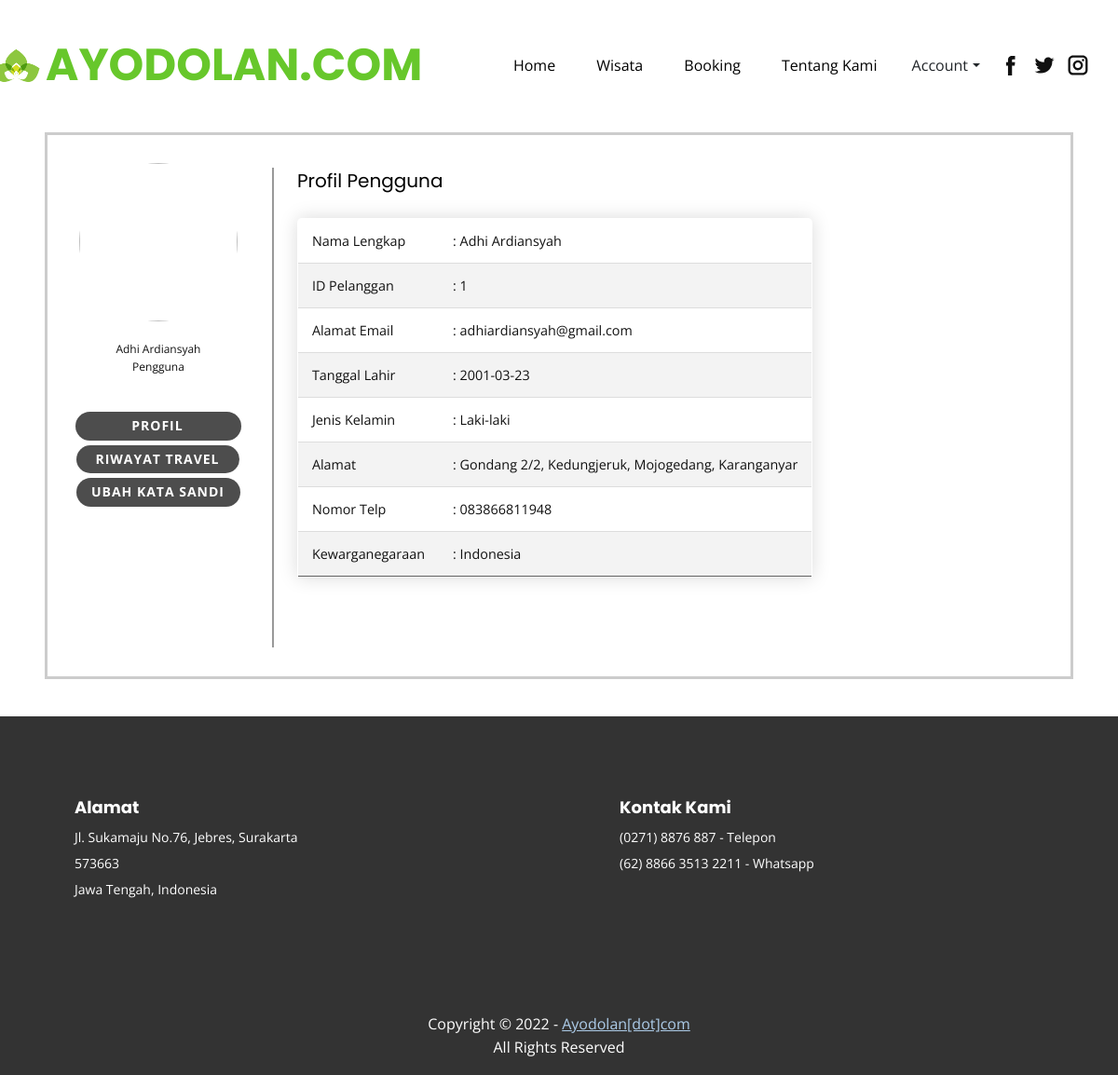
Screenshot of /ayodolan/profile.php (signed in) with the database file from the repository.
### tables this page shows
CREATE TABLE `pendaftaran` (
  `id_pelanggan` int(8) NOT NULL,
  `email_pelanggan` varchar(50) NOT NULL,
  `nama_pelanggan` varchar(30) NOT NULL,
  `tglLahir_pelanggan` date NOT NULL,
  `kelamin_pelanggan` varchar(9) NOT NULL,
  `alamat_pelanggan` text NOT NULL,
  `telp_pelanggan` varchar(14) NOT NULL,
  `kewarganegaraan` varchar(20) NOT NULL,
  `kataSandi_pelanggan` varchar(255) NOT NULL
);

### ayodolan/profile.php (the view, shortened to what this page needs)
<!DOCTYPE html>
<html style="font-size: 16px;">
  <head>
    <link rel="stylesheet" href="css/nicepage.css" media="screen">
    <link rel="stylesheet" href="css/profile.css" media="screen">
    <link rel="stylesheet" href="https://cdn.jsdelivr.net/npm/bootstrap@4.5.3/dist/css/bootstrap.min.css">
    <link rel="stylesheet" href="https://stackpath.bootstrapcdn.com/font-awesome/4.7.0/css/font-awesome.min.css">
    <link rel="stylesheet" href="css/style.css">
  </head>
  <body class="u-body"><header class="u-align-center-sm u-align-center-xs u-clearfix u-header u-header" id="sec-941d"><div class="u-clearfix u-sheet u-valign-middle u-sheet-1">
        <a href="index.php" data-page-id="11901401" class="u-image u-logo u-image-1" data-image-width="150" data-image-height="150" title="Homepage">
          <img src="images/11901401-0.png" class="u-logo-image u-logo-image-1" data-image-width="63">
        </a>
        <div class="u-social-icons u-spacing-10 u-social-icons-1">
          <a class="u-social-url" target="_blank" href="#"><span class="u-icon u-icon-circle u-social-facebook u-social-type-logo u-icon-1"><svg class="u-svg-link" preserveAspectRatio="xMidYMin slice" viewBox="0 0 112 112"><use xmlns:xlink="http://www.w3.org/1999/xlink" xlink:href="#svg-1bdd"></use></svg></span>
          </a>
          <a class="u-social-url" target="_blank" href="#"><span class="u-icon u-icon-circle u-social-twitter u-social-type-logo u-icon-2"><svg class="u-svg-link" preserveAspectRatio="xMidYMin slice" viewBox="0 0 112 112"><use xmlns:xlink="http://www.w3.org/1999/xlink" xlink:href="#svg-da0f"></use></svg></span>
          </a>
          <a class="u-social-url" target="_blank" href="#"><span class="u-icon u-icon-circle u-social-instagram u-social-type-logo u-icon-3"><svg class="u-svg-link" preserveAspectRatio="xMidYMin slice" viewBox="0 0 112 112"><use xmlns:xlink="http://www.w3.org/1999/xlink" xlink:href="#svg-7368"></use></svg></span>
          </a>
        </div>
          <?php
            include('menu.php');
          ?>
        <h1 class="u-text u-text-custom-color-1 u-text-default u-title u-text-1">
          <a class="u-active-none u-border-none u-btn u-button-link u-button-style u-hover-none u-none u-text-custom-color-1 u-btn-1" href="index.php" data-page-id="11901401">AYODOLAN.COM</a>
        </h1>
      </div></header>
    <section class="u-clearfix u-section-1" id="sec-3762">
      <div class="u-clearfix u-sheet u-sheet-1" style="width: auto; padding-left:4%; padding-right:4%;">
        <div class="u-clearfix u-expanded-width u-layout-wrap u-layout-wrap-1">
          <div class="u-layout">
            <div class="u-layout-row" style="border: solid 3px #CCC;">
              <div class="u-align-left u-container-style u-expand-resize u-layout-cell u-left-cell u-shape-rectangle u-size-13 u-layout-cell-1">
                <div class="u-container-layout u-container-layout-1">
                  <img src="ayodolan-admin/admin/images/user-2-icon.png" alt="" class="u-image u-image-circle u-preserve-proportions u-image-1" style="width: 170px; height:170px;">
                  <div class="user" style="font-size:12px">
                    <p align="center">
                    <?php
                      require('config.php');
                      $sql = "SELECT * FROM pendaftaran WHERE id_pelanggan='$_SESSION[id_pelanggan]'";
                      $result = mysqli_query($conn, $sql);
                      if($result->num_rows > 0) {
                        while($row = $result -> fetch_assoc()){
                            echo $row["nama_pelanggan"] ."<br>";
                            echo "Pengguna";
                        }
                      }
                    ?><br><br>
                    </p>
                  </div>
                  <a href="profile.php" class="u-btn u-btn-round u-button-style u-grey-70 u-hover-grey-50 u-radius-50 u-btn-1" style="margin-top:5px">PROFIL</a>
                  <a href="riwayat-perjalanan.php" class="u-btn u-btn-round u-button-style u-grey-70 u-hover-grey-50 u-radius-50 u-btn-2">RIWAYAT TRAVEL</a>
                  <a href="ubah-katasandi.php" class="u-btn u-btn-round u-button-style u-grey-70 u-hover-grey-50 u-radius-50 u-btn-3">UBAH KATA SANDI</a>
                </div>
              </div>
              <div class="u-container-style u-expand-resize u-layout-cell u-right-cell u-size-47 u-layout-cell-2">
                <div class="u-container-layout u-container-layout-2">
                  <div class="u-custom-color-2 u-shape u-shape-rectangle u-shape-1"></div>
                  <div style="margin-top: -40px;">
                    <h5>Profil Pengguna</h5>
                  </div>
                  <?php
                    require('config.php');
                    $sql = "SELECT * FROM pendaftaran WHERE id_pelanggan='$_SESSION[id_pelanggan]'";
                    $result = mysqli_query($conn, $sql);
                    if($result->num_rows > 0) {
                        echo "<table class='content-table' style='border: 1px solid rgba(0, 0, 0, 0.1);'>";
                        while($row = $result -> fetch_assoc()){
                            echo "
                            <tr>
                              <td>Nama Lengkap</td>
                              <td> : " . $row["nama_pelanggan"]. "</td>
                            </tr>
                            <tr>
                              <td>ID Pelanggan</td>
                              <td> : " . $row["id_pelanggan"]. "</td>
                            </tr>
                            <tr>
                              <td>Alamat Email</td>
                              <td> : " . $row["email_pelanggan"]. "</td>
                            </tr>
                            <tr>
                              <td>Tanggal Lahir</td>
                              <td> : " . $row["tglLahir_pelanggan"]. "</td>
                            </tr>
                            <tr>
                              <td>Jenis Kelamin</td>
                              <td> : " . $row["kelamin_pelanggan"]. "</td>
                            </tr>
                            <tr>
                              <td>Alamat</td>
                              <td> : " . $row["alamat_pelanggan"]. "</td>
                            </tr>
                            <tr>
                              <td>Nomor Telp</td>
                              <td> : " . $row["telp_pelanggan"]. "</td>
                            </tr>
                            <tr>
                              <td>Kewarganegaraan</td>
                              <td> : " . $row["kewarganegaraan"]. "</td>
                            </tr>";
                          }
                        echo "</table>";
                    } else {
                        echo "Tidak ada data";
                    }
                  ?>
                  <div class="u-border-2 u-border-grey-40 u-line u-line-vertical u-line-1"></div>
                </div>
              </div>
            </div>
          </div>
        </div>
      </div>
    </section>
    <footer class="u-clearfix u-footer u-grey-80" id="sec-c996"><div class="u-clearfix u-sheet u-sheet-1">
        <div class="u-clearfix u-expanded-width u-gutter-30 u-layout-wrap u-layout-wrap-1">
          <div class="u-gutter-0 u-layout">
            <div class="u-layout-row">
              <div class="u-align-left u-container-style u-layout-cell u-left-cell u-size-30 u-layout-cell-1">
                <div class="u-container-layout u-valign-top u-container-layout-1">
                  <div data-position="" class="u-position u-position-1">
                    <div class="u-block">
                      <div class="u-block-container u-clearfix">
                        <h5 class="u-block-header u-text u-text-1" style="color: white; font-weight: bold;">Alamat</h5>
                        <div class="u-block-content u-text u-text-2">Jl. Sukamaju No.76, Jebres, Surakarta<br>573663<br>Jawa Tengah, Indonesia
                        </div>
                      </div>
                    </div>
                  </div>
                </div>
              </div>
              <div class="u-align-left u-container-style u-layout-cell u-right-cell u-size-30 u-layout-cell-2">
                <div class="u-container-layout u-valign-top u-container-layout-2">
                  <div data-position="" class="u-position u-position-2">
                    <div class="u-block">
                      <div class="u-block-container u-clearfix">
                        <h5 class="u-block-header u-text u-text-3" style="color: white; font-weight: bold;"> Kontak Kami</h5>
                        <div class="u-block-content u-text u-text-4"> (0271) 8876 887 - Telepon<br>(62) 8866 3513 2211 - Whatsapp
                        </div>
                      </div>
                    </div>
                  </div>
                </div>
              </div>
            </div>
          </div>
        </div>
      </div></footer>
      <section class="u-backlink u-clearfix u-grey-80">
      <a>
        Copyright &copy; <script>document.write(new Date().getFullYear())</script> -</p>
      </a>
      <a class="u-link" href="index.php" target="_blank">
        Ayodolan[dot]com
      </a>
      <br>
      All Rights Reserved
    </section>
  </body>
</html>

### ayodolan/css/profile.css (style rules this page uses)
.u-section-1 { background-image: none; }
.u-section-1 .u-sheet-1 { min-height: 621px; }
.u-section-1 .u-layout-wrap-1 { margin: 0 auto 40px 0; }
.u-section-1 .u-layout-cell-1 { min-height: 581px; }
.u-section-1 .u-container-layout-1 { padding: 30px; }
.u-section-1 .u-image-1 { width: 93px; height: 93px; margin: 0 auto; }
.u-section-1 .u-btn-1 { border-style: none; font-weight: 700; text-transform: uppercase; font-size: 0.875rem; letter-spacing: 1px; background-image: none; margin: 72px auto 0; padding: 4px 62px 4px 60px; }
.u-section-1 .u-btn-2 { border-style: none; font-weight: 700; text-transform: uppercase; font-size: 0.875rem; letter-spacing: 1px; background-image: none; margin: 5px auto 0; padding: 4px 22px 4px 20px; }
.u-section-1 .u-btn-3 { border-style: none; font-weight: 700; text-transform: uppercase; font-size: 0.875rem; letter-spacing: 1px; background-image: none; margin: 5px auto 0; padding: 4px 17px 4px 16px; }
.u-section-1 .u-layout-cell-2 { min-height: 581px; }
.u-section-1 .u-container-layout-2 { padding: 30px; }
.u-section-1 .u-shape-1 { height: 44px; background-image: none; width: 833px; margin: 0; }
.u-section-1 .u-line-1 { height: 515px; left: 3px; top: 35px; position: absolute; transform-origin: center top 0px; width: 2px; }

### rows the page displays
pendaftaran: nama_pelanggan "Adhi Ardiansyah", id_pelanggan "1", email_pelanggan "adhiardiansyah@gmail.com", tglLahir_pelanggan "2001-03-23", kelamin_pelanggan "Laki-laki", alamat_pelanggan "Gondang 2/2, Kedungjeruk, Mojogedang, Karanganyar", telp_pelanggan "083866811948", kewarganegaraan "Indonesia"
